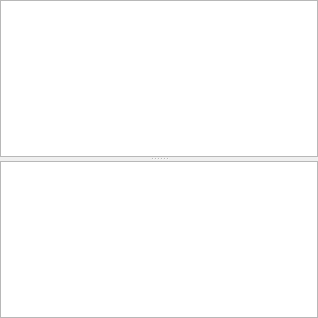
<?xml version="1.0" encoding="UTF-8"?>
<ui version="4.0">
 <class>NavigationView</class>
 <widget class="QWidget" name="NavigationView">
  <property name="geometry">
   <rect>
    <x>0</x>
    <y>0</y>
    <width>318</width>
    <height>318</height>
   </rect>
  </property>
  <property name="sizePolicy">
   <sizepolicy hsizetype="Preferred" vsizetype="Preferred">
    <horstretch>2</horstretch>
    <verstretch>0</verstretch>
   </sizepolicy>
  </property>
  <property name="windowTitle">
   <string>Form</string>
  </property>
  <layout class="QVBoxLayout" name="verticalLayout">
   <property name="spacing">
    <number>0</number>
   </property>
   <property name="leftMargin">
    <number>0</number>
   </property>
   <property name="topMargin">
    <number>0</number>
   </property>
   <property name="rightMargin">
    <number>0</number>
   </property>
   <property name="bottomMargin">
    <number>0</number>
   </property>
   <item>
    <widget class="QSplitter" name="splitter_nav">
     <property name="sizePolicy">
      <sizepolicy hsizetype="Preferred" vsizetype="Expanding">
       <horstretch>0</horstretch>
       <verstretch>0</verstretch>
      </sizepolicy>
     </property>
     <property name="minimumSize">
      <size>
       <width>300</width>
       <height>300</height>
      </size>
     </property>
     <property name="orientation">
      <enum>Qt::Vertical</enum>
     </property>
     <widget class="QTreeView" name="tV_hierarchy">
      <attribute name="headerDefaultSectionSize">
       <number>28</number>
      </attribute>
      <attribute name="headerHighlightSections">
       <bool>false</bool>
      </attribute>
      <attribute name="headerStretchLastSection">
       <bool>true</bool>
      </attribute>
     </widget>
     <widget class="QWidget" name="layoutWidget">
      <layout class="QVBoxLayout" name="vL_funds">
       <item>
        <widget class="QTreeView" name="tV_funds">
         <property name="editTriggers">
          <set>QAbstractItemView::NoEditTriggers</set>
         </property>
         <property name="sortingEnabled">
          <bool>true</bool>
         </property>
        </widget>
       </item>
      </layout>
     </widget>
    </widget>
   </item>
  </layout>
 </widget>
 <resources/>
 <connections/>
</ui>
